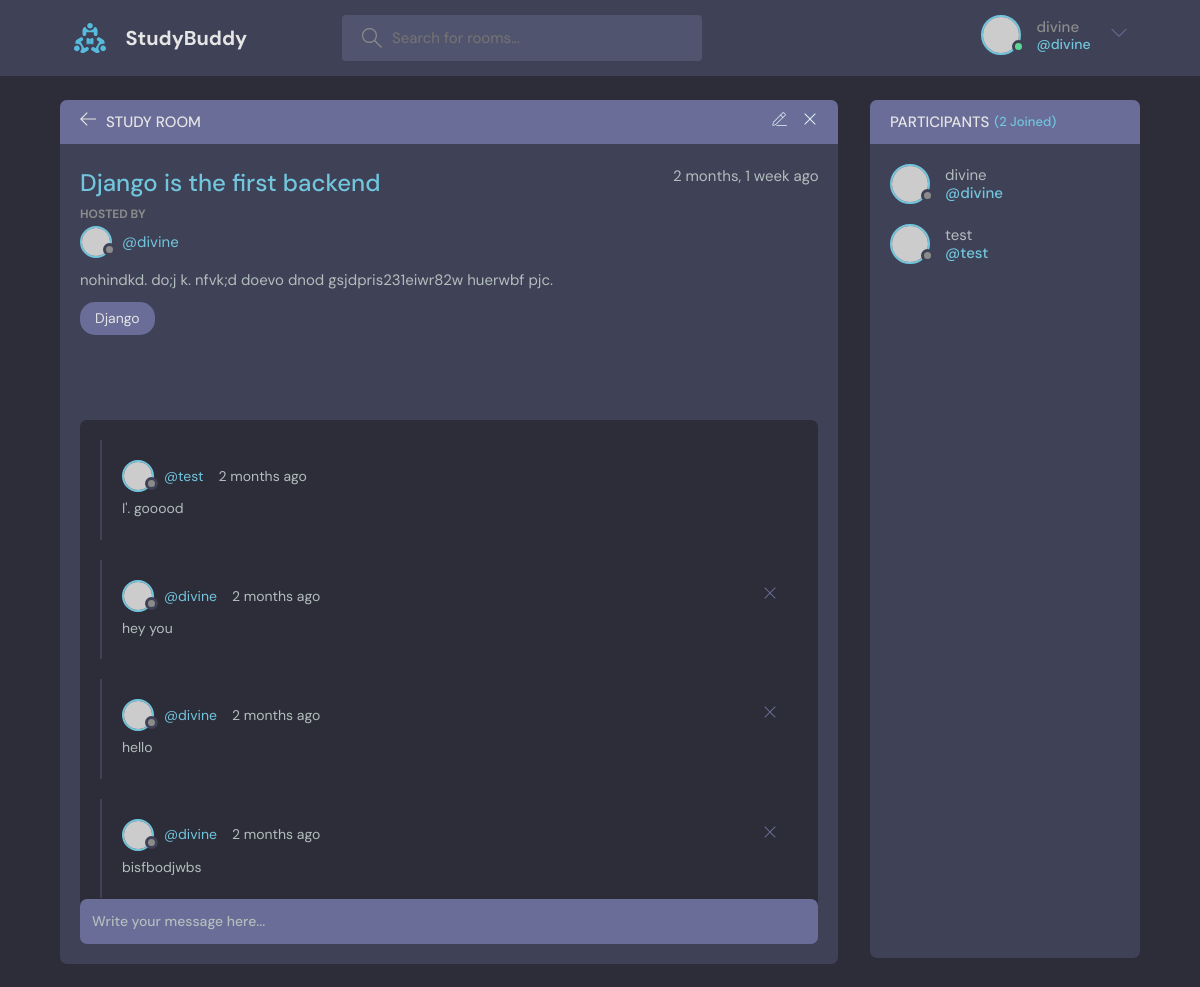
/rooms/7/ (signed in), run on the app's committed database.
### base/models.py (models this page shows, shortened)
class Room(models.Model):
    host = models.ForeignKey(User, on_delete=models.SET_NULL, null=True)
    topic =models.ForeignKey(Topic, on_delete=models.SET_NULL, null=True)
    name = models.CharField(max_length=150)
    members = models.ManyToManyField(User, related_name='members', blank=True)
    description = models.TextField(null=True, blank=True)
    update = models.DateTimeField(auto_now=True)
    created = models.DateTimeField(auto_now_add=True)
    class Meta:
        ordering = ['-update','-created']

class Topic(models.Model):
    name = models.CharField(max_length=200)

class Message(models.Model):
    user = models.ForeignKey(User, on_delete=models.CASCADE)
    room = models.ForeignKey(Room, on_delete=models.CASCADE)
    body = models.TextField()
    update = models.DateTimeField(auto_now=True)
    created = models.DateTimeField(auto_now_add=True)
    class Meta:
        ordering = ['-update','-created']

### base/views.py (the view, shortened to what this page needs)
# urls.py: path('rooms/<str:pk>/', views.room, name='room'),
def room(request, pk):
    room = Room.objects.get(id=pk)
    conversations = room.message_set.all()
    members = room.members.all()
    member_count= members.count()
    context = {'room': room, 'conversations': conversations, 'member_count':member_count, 'members': members}
    return render(request, 'base/room.html', context)

### base/templates/base/room.html (shortened to what this page needs)
{% extends 'main.html' %}
{% block content %}
    <main class="profile-page layout layout--2">
      <div class="container">
        <div class="room">
          <div class="room__top">
            <div class="room__topLeft">
              <a href="{% url 'home' %}">
                <svg version="1.1" xmlns="http://www.w3.org/2000/svg" width="32" height="32" viewBox="0 0 32 32">
                  <title>arrow-left</title>
                  <path
                    d="M13.723 2.286l-13.723 13.714 13.719 13.714 1.616-1.611-10.96-10.96h27.625v-2.286h-27.625l10.965-10.965-1.616-1.607z"
                  ></path>
                </svg>
              </a>
              <h3>Study Room</h3>
            </div>
            <div class="room__topRight">
              <a href="{% url 'edit-room' room.id %}">
              </a>
              <a href="{% url 'delete-room' room.id %}">
                <svg version="1.1" xmlns="http://www.w3.org/2000/svg" width="32" height="32" viewBox="0 0 32 32">
                  <title>remove</title>
                  <path
                    d="M27.314 6.019l-1.333-1.333-9.98 9.981-9.981-9.981-1.333 1.333 9.981 9.981-9.981 9.98 1.333 1.333 9.981-9.98 9.98 9.98 1.333-1.333-9.98-9.98 9.98-9.981z"
                  ></path>
                </svg>
              </a>
            </div>
          </div>
          <div class="room__box scroll">
            <div class="room__header scroll">
              <div class="room__info">
                <h3>{{room.name}}</h3>
                <span>{{room.created|timesince}} ago</span>
              </div>
              <div class="room__hosted">
                <p>Hosted By</p>
                <a href="{% url 'user-profile' room.host.id %}" class="room__author">
                  <div class="avatar avatar--small">
                    <img src="https://randomuser.me/api/portraits/men/37.jpg" />
                  </div>
                  <span>@{{room.host.username}}</span>
                </a>
              </div>
              <div class="room__details">
               {{room.description}}
              </div>
              <span class="room__topics">{{room.topic.name}}</span>
            </div>
            <div class="room__conversation">
              <div class="threads scroll">
               {% for conversation in conversations %}
                <div class="thread">
                  <div class="thread__top">
                    <div class="thread__author">
                      <a href="#" class="thread__authorInfo">
                        <div class="avatar avatar--small">
                          <img src="https://randomuser.me/api/portraits/men/37.jpg" />
                        </div>
                        <span>@{{conversation.user}}</span>
                      </a>
                      <span class="thread__date">{{conversation.created|timesince}} ago</span>
                    </div>
                    {% if request.user == conversation.user %}
                    <div class="thread__delete">
                      <a href="{% url 'delete-message' conversation.id %}">
                      <svg version="1.1" xmlns="http://www.w3.org/2000/svg" width="32" height="32" viewBox="0 0 32 32">
                        <title>remove</title>
                        <path
                          d="M27.314 6.019l-1.333-1.333-9.98 9.981-9.981-9.981-1.333 1.333 9.981 9.981-9.981 9.98 1.333 1.333 9.981-9.98 9.98 9.98 1.333-1.333-9.98-9.98 9.98-9.981z"
                        ></path>
                      </svg></a>
                    </div>
                    {% endif %}
                  </div>
                  <div class="thread__details">
                    {{conversation.body}}
                  </div>
                </div>
                {% endfor %}
              </div>
            </div>
          </div>
          {% if request.user.is_authenticated %}
          <div class="room__message">
            <form action="#" method="POST">
              <input name="body" placeholder="Write your message here..." />
            </form>
          </div>
          {% endif %}
        </div>
        <div class="participants">
          <h3 class="participants__top">Participants <span>({{member_count}} Joined)</span></h3>
          <div class="participants__list scroll">
            {% for member in members %}
            <a href="{% url 'user-profile' user.id %}" class="participant">
              <div class="avatar avatar--medium">
                <img src="https://randomuser.me/api/portraits/men/37.jpg" />
              </div>
              <p>
                {{member.username}}
                <span>@{{member.username}}</span>
              </p>
            </a>
            {% endfor %}
          </div>
        </div>
      </div>
    </main>
{% endblock content %}

### templates/navbar.html (shortened to what this page needs)
    {% load static %}
    <header class="header header--loggedIn">
      <div class="container">
        <a href="{% url 'home' %}" class="header__logo">
          <img src="{% static 'images/logo.svg' %}" />
          <h1>StudyBuddy</h1>
        </a>
        <form class="header__search" action="{% url 'home' %}" method="GET">
          <label>
            <input placeholder="Search for rooms..." type="text" name="q"/>
          </label>
        </form>
        <nav class="header__menu">
            {% if request.user.is_authenticated %}
          <div class="header__user">
            <a href="{% url 'user-profile' request.user.id %}">
              <div class="avatar avatar--medium active">
                <img src="https://randomuser.me/api/portraits/men/37.jpg" />
              </div>
              <p>{{request.user.username}} <span>@{{request.user.username}}</span></p>
            </a>
            <button class="dropdown-button">
              <svg version="1.1" xmlns="http://www.w3.org/2000/svg" width="32" height="32" viewBox="0 0 32 32">
                <title>chevron-down</title>
                <path d="M16 21l-13-13h-3l16 16 16-16h-3l-13 13z"></path>
              </svg>
            </button>
          </div>
          {% else %}
          <a href="{% url 'login' %}">
            <img src="{% static 'images/avatar.svg' %}" />
            <p>Login</p>
          </a>
            {% endif %}
        </nav>
      </div>
    </header>

### data on the page
Room: name "Django is the first backend", created "2 months, 1 week", host.username "divine", description "nohindkd. do;j k. nfvk;d doevo dnod gsjdpris231eiwr82w huerwbf pjc.", topic.name "Django"
Message: user "test", created "2 months", body "I'. gooood"
Message: user "divine", created "2 months", body "hey you"
Message: user "divine", created "2 months", body "hello"
Message: user "divine", created "2 months", body "bisfbodjwbs"

### other printed values
{{ request.user.username }} "divine"
{{ member_count }} "2"
{{ member.username }} "divine"
{{ member.username }} "test"
